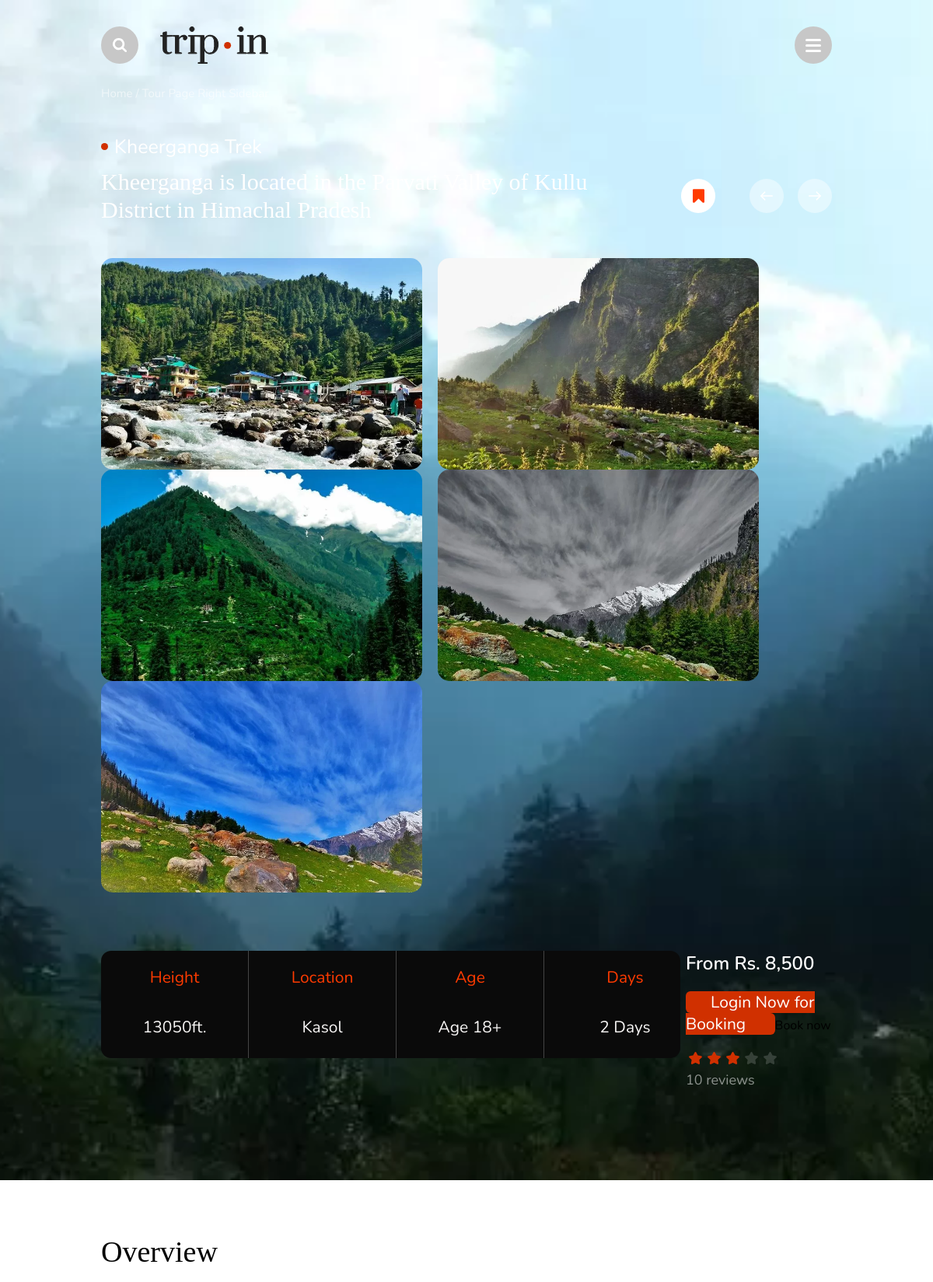
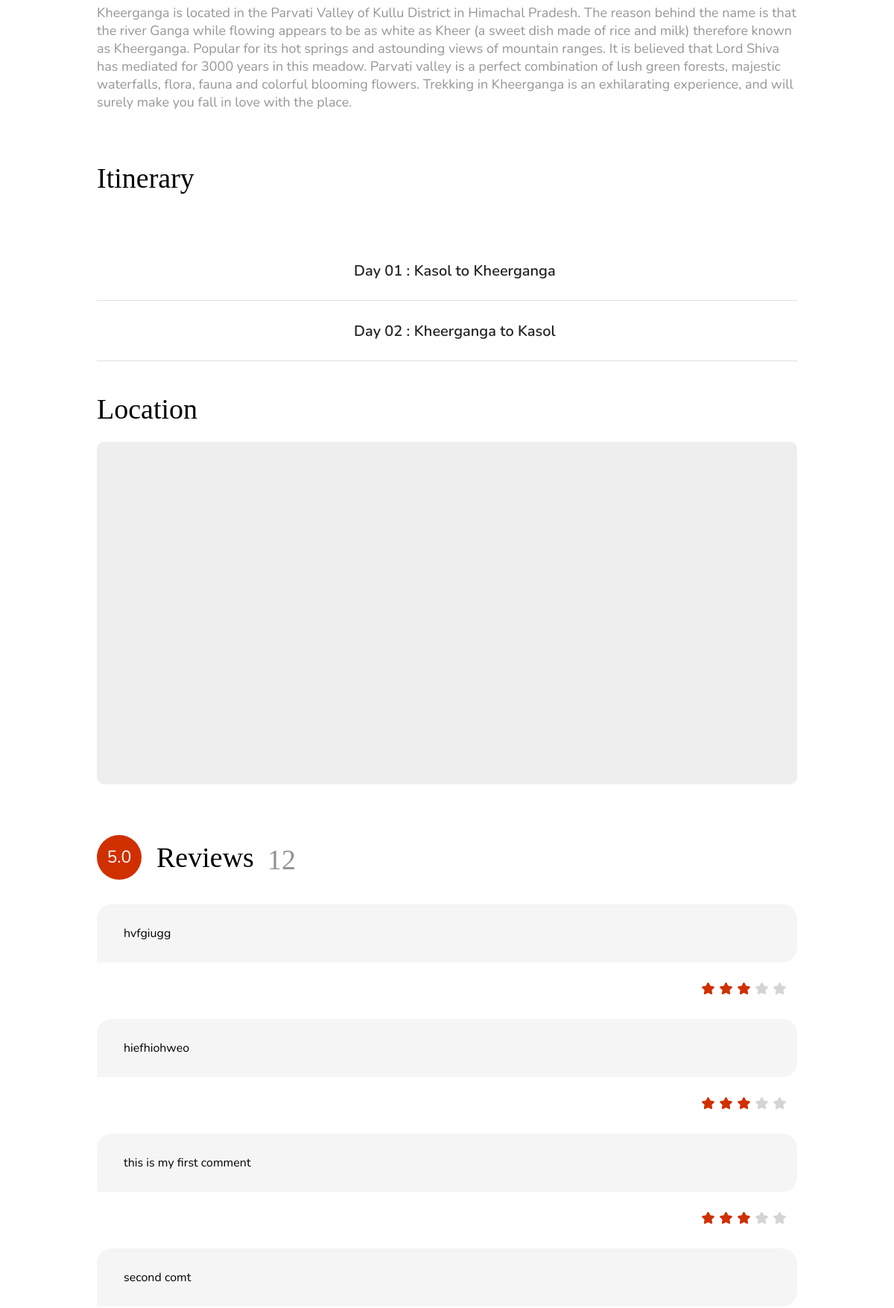
The page /trecks?tid=38ecda7f-8bb8-40ac-bb84-d1159b191d62 (upper part) on the database its author committed (2 pictures, top to bottom).
### home/models.py (models this page shows)
class Treck(BaseModel):
    treckcat= models.ForeignKey(trekcategory, on_delete=models.CASCADE)
    Name = models.CharField(max_length=100)
    short_desc = models.CharField(max_length=1000)
    long_desc = models.TextField()
    days = models.CharField(max_length=20, null=True, blank=True)
    distance = models.CharField(max_length=100)
    height = models.CharField(max_length=100)
    age = models.CharField(max_length=100)
    location = models.CharField(max_length=100)
    Price = models.CharField(max_length=100)
    image= models.ImageField(upload_to ='treck-image')
    class Meta:
        ordering =['created_at']

class Treck_Image(BaseModel):
    treckimg = models.ForeignKey(Treck, on_delete=models.CASCADE)
    treckimage = models.ImageField(upload_to= 'trecks/treckname')
    class Meta:
        ordering =['-created_at']

class Itinerary (BaseModel):
    treck = models.ForeignKey(Treck, on_delete=models.CASCADE)
    Sitinerary = models.CharField(max_length= 200)

class review(BaseModel):
    ureview = models.ForeignKey(usersignup, on_delete=models.CASCADE, null=True, blank=True)
    treckreview = models.ForeignKey(Treck, on_delete=models.CASCADE, null=True, blank=True)
    reviews = models.TextField()
    review_number = models.IntegerField( default='0' ,null=True,blank=True)

### home/views.py (the view, shortened to what this page needs)
# urls.py: path('trecks',treck, name='treck'),
def treck(request):
    Trakid_obj = request.GET.get('tid')
    print("@@@@@@@@@@@@@")
    print(Trakid_obj)
    treckcat_obj = trekcategory.objects.all()
    choose_obj = Treck.objects.filter(id=Trakid_obj)
    Itinerary_obj = Itinerary.objects.filter(treck=Trakid_obj)
    trckimage_obj = Treck_Image.objects.filter(treckimg__id=Trakid_obj)
    rvies = review.objects.filter(treckreview=Trakid_obj )
    context = {'trekcat':treckcat_obj,'choose_obj':choose_obj,'trck_img':trckimage_obj,'iter_obj':Itinerary_obj,'rvies':rvies}
    print(rvies)
    return render(request, 'trecksdetail.html',context)

### templates/trecksdetail.html (shortened to what this page needs)
{% extends "Base.html" %}
{% load static %}
{% block body %}
 <div class="tour_page right-sidebar">
 {% for choose in choose_obj %}
            <div class="tour_page_head" style="background-image: url({{choose.image.url}})">
                <div class="breadcrumbs">
                    <div class="wrap">
                        <div class="wrap_float">
                            <a href="#">Home</a>
                            <span class="separator">/</span>
                            <a href="#">Tour Page Right Sidebar</a>
                        </div>
                    </div>
                </div>
                <div class="header_content" id="head">
                    <div class="wrap">
                        <div class="wrap_float">
                            <div class="top-info">
                                <h1 class="country">{{choose.Name}}</h1>
                                <h5 class="tour_title">
                                    {{choose.short_desc}}
                                </h5>
                                <div class="controls">
                                    <div class="add_bookmark fav-button">
                                        <i class="not-added bouncy"></i>
                                    </div>
                                    <div class="arrows" id="tour-head-slider-arrows">
                                        <div class="arrow prev"></div>
                                        <div class="arrow next"></div>
                                    </div>
                                </div>
                            </div>
                            <div class="slider_wrap">
                                <div class="slider lightgallery" id="tour-head-slider">
                                {% for trckimg in trck_img  %}
                                <a href="{{trckimg.treckimage.url}}" class="slide">
                                        <img src="{{trckimg.treckimage.url}}" alt="">
                                    </a>
                                {% endfor %}
                                </div>
                            </div>
                            <div class="bottom-info">
                                <div class="bottom-info-left">
                                    <div class="search-tour">
                                        <div class="search-form">
                                            <div class="num-col">
                                                <div class="label">Height</div>
                                               <div class="labe"> {{choose.height}}</div>
                                            </div>
                                            <div class="num-col">
                                                <div class="label">Location</div>
                                                 <div class="labe"> {{choose.location}}</div>
                                            </div>
                                            <div class="num-col">
                                                <div class="label">Age</div>
                                                 <div class="labe"> {{choose.age}}</div>
                                            </div>
                                            <div class="num-col last">
                                                <div class="label">Days</div>
                                                 <div class="labe">{{choose.days}}</div>
                                            </div>
                                        </div>
                                        </div>
                                </div>
                                <div class="bottom-info-right">
                                    <div class="info">
                                        <div class="cost"> From {{choose.Price}}</div>
                                    </div>
                                    {% if not request.user.is_authenticated  %}
                                    <a class="btn button " href="{% url 'loginauth' %}">
                                     <span> Login Now </span>
                                     <span> for Booking </span>
                                    </a>
                                    {% else %}
                                    <a class="btn button " href="{% url 'booktreck'%}?tid={{choose.id}}">
                                     <span>Book now</span>
                                    </a>
                                    {% endif %}
                                <span>Book now</span>
                                    <div class="rating">
                                        <div class="rating-stars">
                                            <div class="star filled"></div>
                                            <div class="star filled"></div>
                                            <div class="star filled"></div>
                                            <div class="star"></div>
                                            <div class="star"></div>
                                        </div>
                                        <div class="rating-text">10 reviews</div>
                                    </div>
                                </div>
                            </div>
                        </div>
                    </div>
                </div>
            </div>
            <div class="tour_page_body">
                <div class="wrap">
                    <div class="wrap_float">
                        <div class="left_content">
                            <div class="overview js-section content-block" id="overview">
                                <h2 class="title">Overview</h2>
                                <p class="description">
                                   {{choose.long_desc}}
                                </p>
                            </div>
                            <div class="included js-section content-block" id="included">
                                <h2 class="title">Itinerary</h2>
                               <div class="programm" id="programm-days">
                                     {% for iter_obj in iter_obj %}
                                    <div class="day_item">
                                        <div class="day_item-head">
                                            <div class="preview">
                                                <div class="image">
                                                </div>
                                            </div>
                                            <div class="_title">{{iter_obj.Sitinerary}}</div>
                                        </div>
                                    </div>
                                      {% endfor %}
                                </div>
                            </div>
                            <div class="location js-section content-block" id="location">
                                <h3 class="title">Location</h3>
                                <div class="map">
                                    <div id='map' style='width: 400px; height: 300px;'></div>
                                </div>
                            </div>
                            <div class="comments-block js-section" id="reviews">
                                <div class="title_wrap">
                                    <div class="val">5.0</div>
                                    <h2 class="title">Reviews</h2>
                                    <div class="counter">12</div>
                                </div>
                                <div class="comments">
                                    {% for rviess in rvies  %}
                                    <div class="comment_item">
                                        <div class="comment_item_top">
                                            <p>
                                              {{rviess.reviews}}
                                            </p>
                                        </div>
                                        <div class="comment_item_bottom">
                                            <div class="rating">
                                                <div class="rating-stars">
                                                    <div class="star filled"></div>
                                                    <div class="star filled"></div>
                                                    <div class="star filled"></div>
                                                    <div class="star"></div>
                                                    <div class="star"></div>
                                                </div>
                                            </div>
                                        </div>
                                    </div>
                                   {% endfor %}
                                </div>
                            </div>
                        </div>
                    </div>
                </div>
            </div>
        </div>
            {% endfor %}
        </div>
{% endblock body %}

### templates/Base.html (shortened to what this page needs)
<!DOCTYPE html>
<html lang="en">
{% load static %}
<head>
    <link rel="stylesheet" href="{% static 'css/style.css' %}">
<link href='https://api.mapbox.com/mapbox-gl-js/v2.3.1/mapbox-gl.css' rel='stylesheet' />
</head>
<body>
    <div class="container">
        <div class="top_panel inversion">
            <div class="wrap">
                <div class="wrap_float">
                    <div class="left">
                        <div class="search_btn"></div>
                        <a href="/" class="logo">
                            <img src="{% static 'img/logo-black.svg' %}" alt="">
                        </a>
                    </div>
                    <div class="mobile_btn" id="mobile_btn">
                        <span></span>
                        <span></span>
                        <span></span>
                    </div>
                </div>
            </div>
        </div>
        {% block body %}{% endblock body %}
<body>
</html>

### rows shown on the page
Treck: image (picture), Name "Kheerganga Trek", short_desc "Kheerganga is located in the Parvati Valley of Kullu District in Himachal Pradesh", height "13050ft.", location "Kasol", age "Age 18+", days "2 Days", Price "Rs. 8,500", long_desc "Kheerganga is located in the Parvati Valley of Kullu District in Himachal Pradesh. The reason behind the name is that the river Ganga while flowing appears to be as white as Kheer (a sweet dish made of rice and milk) therefore known as Kheerganga. Popular for its hot springs and astounding views of mountain ranges. It is believed that Lord Shiva has mediated for 3000 years in this meadow. Parvati valley is a perfect combination of lush green forests, majestic waterfalls, flora, fauna and colorful blooming flowers. Trekking in Kheerganga is an exhilarating experience, and will surely make you fall in love with the place."
Treck_Image: treckimage (picture)
Treck_Image: treckimage (picture)
Treck_Image: treckimage (picture)
Treck_Image: treckimage (picture)
Treck_Image: treckimage (picture)
Itinerary: Sitinerary "Day 01 : Kasol to Kheerganga"
Itinerary: Sitinerary "Day 02 : Kheerganga to Kasol"
review: reviews "hvfgiugg"
review: reviews "hiefhiohweo"
review: reviews "this is my first comment"
review: reviews "second comt"
